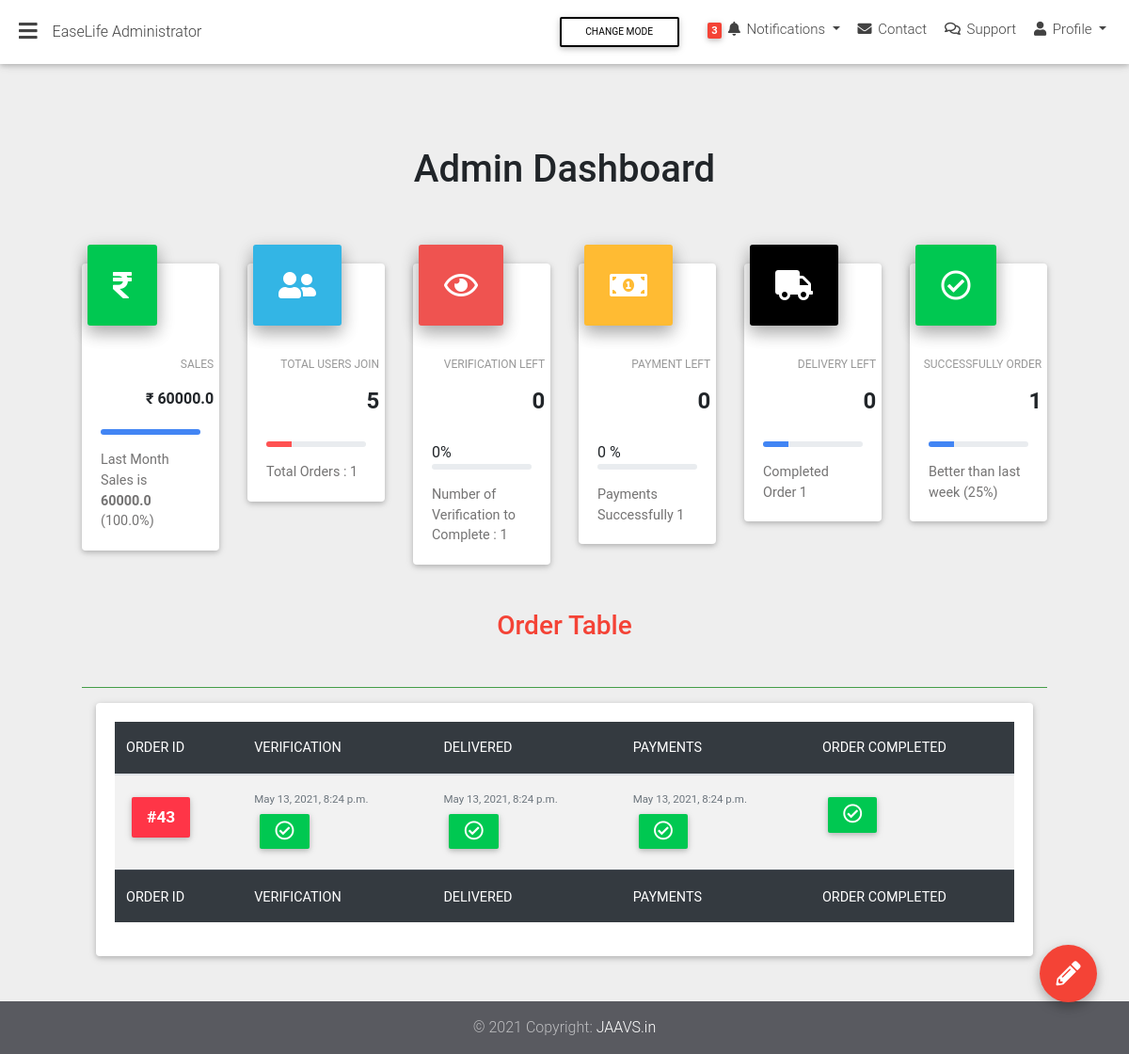
The app's page /easylife-admin/, older data.
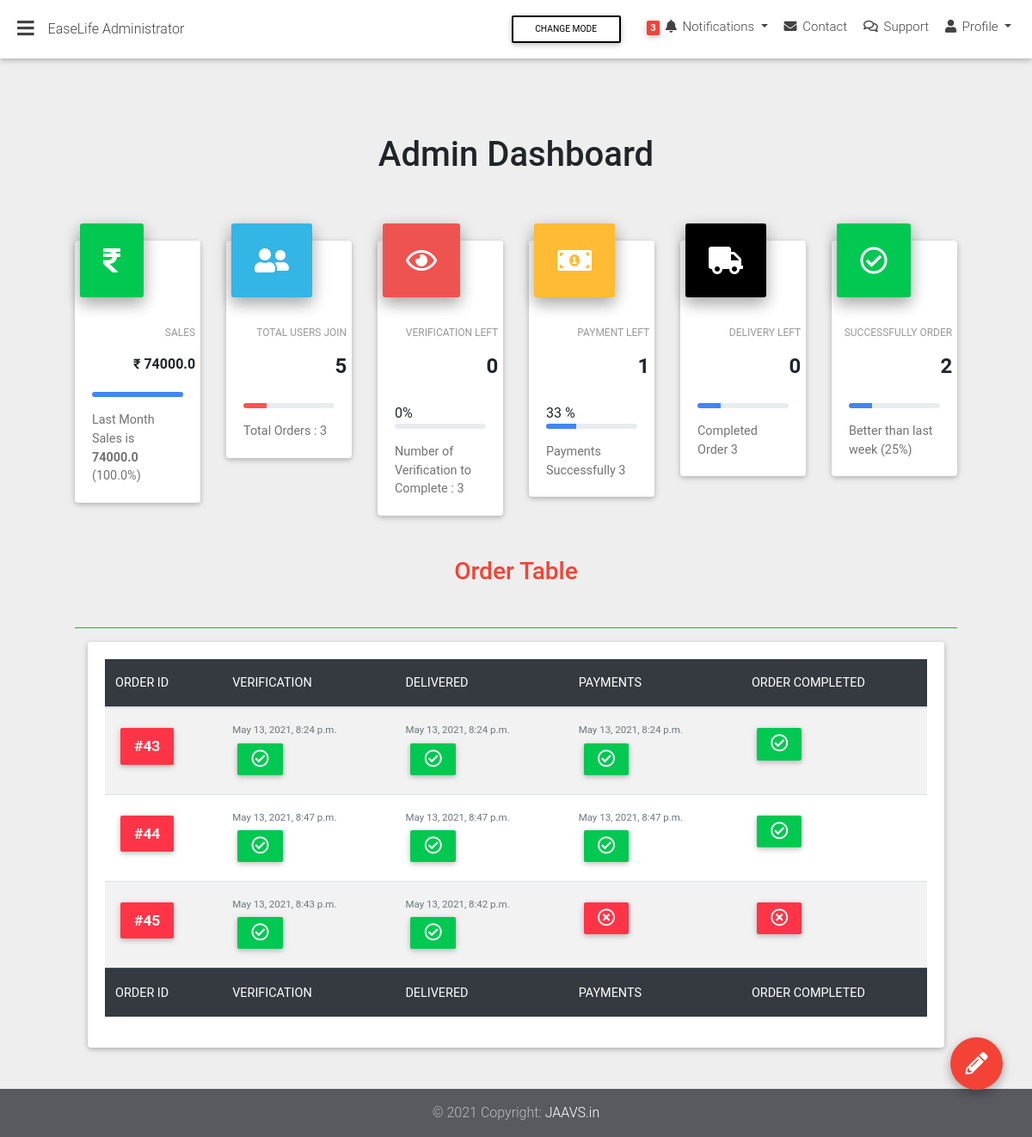
The same page, newer data.
### base/models.py (models this page shows)
class ShippmentOrder(models.Model):
    user=models.ForeignKey(settings.AUTH_USER_MODEL,on_delete=models.CASCADE)
    order=models.ForeignKey('Order',on_delete=models.CASCADE)
    verify_order = models.BooleanField(default=False,blank=True)
    verify_done_date= models.DateTimeField(blank=True,null=True)
    delivered= models.BooleanField(default=False,blank=True)
    delivered_done_date= models.DateTimeField(blank=True,null=True)
    payment_done=models.BooleanField(default=False,blank=True)
    payment_done_date= models.DateTimeField(blank=True,null=True)
    report_spam=models.BooleanField(default=False,blank=True)
    description=models.TextField(max_length=250,blank=True)
    class Meta:
        verbose_name = "ShippmentOrder"
        verbose_name_plural = "ShippmentOrders"
    def get_order_complete(self):
        order_complete=False
        if self.verify_order and self.delivered and self.payment_done:
            order_complete=True
        return order_complete

### easylife_admin/views.py (the view)
# urls.py: path('', admin_dashboard, name='admin_dashboard'),
def admin_dashboard(request):
	all_shipments = ShippmentOrder.objects.all()
	last_month = timezone.now() - timedelta(days=30)
	number_of_order=all_shipments.count()
	count_user =User.objects.count()-1
	total_sales=0
	verification_left=0
	payment_left=0
	delivery_left=0
	succesfully_orders=0
	last_month_sales=0
	for shipment_last_month in all_shipments.filter(payment_done_date__gte=last_month):
		if shipment_last_month.get_order_complete():
			last_month_sales+=shipment_last_month.order.get_total()
	for shipment in all_shipments:
		if shipment.get_order_complete():
			 total_sales+=shipment.order.get_total()
			 succesfully_orders+=1
		if not shipment.verify_order:
			verification_left+=1
		if not shipment.payment_done:
			payment_left+=1
		if not shipment.delivered:
			delivery_left+=1
	return render(request,'easylife_admin/main_admin_dashboard.html',{
			'all_shipments':all_shipments,
			'total_sales':total_sales,'count_user':count_user,
			'verification_left':verification_left,'succesfully_orders':succesfully_orders,
			'payment_left':payment_left,'delivery_left':delivery_left,
			'last_month_sales':last_month_sales,
			'last_month_sales_percentage':last_month_sales//total_sales*100,
			'number_of_order':number_of_order,
			'verification_pecentage':int((verification_left/number_of_order)*100),
			'verified_order':number_of_order-verification_left,
			'payment_done':number_of_order-verification_left,
			'payment_pecentage':int((payment_left/number_of_order)*100),
			'delivery_compelted':number_of_order-delivery_left,
			})

### base/models.py (called while the page is built)
    def get_total_item_price(self):
        return self.qauntity * self.item.price

    def get_total_discount_price(self):
        return self.qauntity * self.item.discount_price

    def get_final_price(self):
        if self.item.discount_price:
            return self.get_total_discount_price()
        return self.get_total_item_price()

    def get_total(self):
        total=0
        for order_item in self.items.all():
            total +=order_item.get_final_price()
        return total

### templates/easylife_admin/main_admin_dashboard.html (shortened to what the changed rows need)
{% extends "easylife_admin/admin_base.html" %}
{% load static %}
{% block content %}
    <link rel="stylesheet" type="text/css" href="{% static 'easylife_admin_static/css/addons/datatables.min.css' %}">
    <link rel="stylesheet" type="text/css" href="{% static 'easylife_admin_static/css/addons/datatables-select.min.css' %}">
           <h1 class="text-center my-5 h1 m-0">Admin Dashboard</h1>
  <section class="mt-md-4 pt-md-2 mb-5">
        <div class="row">
          <div class="col-xl-2 col-md-6 mb-xl-0 mb-4">
            <div class="card card-cascade cascading-admin-card">
              <div class="admin-up">
                <div class="data">
                  <p class="text-uppercase">Sales</p>
                  <h8 class="font-weight-bold "> ₹ {{total_sales}} </h8>
                </div>
              </div>
              <div class="card-body card-body-cascade">
                <p class="card-text">Last Month Sales is <b>{{last_month_sales}}</b> ({{last_month_sales_percentage}}%)</p>
              </div>
            </div>
          </div>
          <div class="col-xl-2 col-md-6 mb-xl-0 mb-4">
            <div class="card card-cascade cascading-admin-card">
              <div class="card-body card-body-cascade">
                <div class="progress mb-3">
                  <div class="progress-bar red accent-2" role="progressbar" style="width: 25%" aria-valuenow="25"
                    aria-valuemin="0" aria-valuemax="100"></div>
                </div>
                <p class="card-text">Total Orders : {{number_of_order}}</p>
              </div>
            </div>
          </div>
          <div class="col-xl-2 col-md-6 mb-md-0 mb-4">
            <div class="card card-cascade cascading-admin-card">
              <div class="card-body card-body-cascade">{{verification_pecentage}}%
                <div class="progress mb-3">
                </div>
                <p class="card-text">Number of Verification to Complete : {{ verified_order }}</p>
              </div>
            </div>
          </div>
          <div class="col-xl-2 col-md-6 mb-0">
            <div class="card card-cascade cascading-admin-card">
              <div class="admin-up">
                <i class="fas fa-money-bill-alt warning-color lighten-1 mr-3 z-depth-2"></i>
                <div class="data">
                  <p class="text-uppercase">Payment Left</p>
                  <h4 class="font-weight-bold ">{{payment_left}}</h4>
                </div>
              </div>
              <div class="card-body card-body-cascade">{{payment_pecentage}} %
                <div class="progress mb-3">
                  <div class="progress-bar bg-primary" role="progressbar" style="width: {{payment_pecentage}}%" aria-valuenow="{{payment_pecentage}}"
                    aria-valuemin="0" aria-valuemax="100"></div>
                </div>
                <p class="card-text">Payments Successfully  {{payment_done}}</p>
              </div>
            </div>
          </div>
          <div class="col-xl-2 col-md-6 mb-0">
            <div class="card card-cascade cascading-admin-card">
              <div class="card-body card-body-cascade">
                <div class="progress mb-3">
                  <div class="progress-bar bg-primary" role="progressbar" style="width: 25%" aria-valuenow="25"
                    aria-valuemin="0" aria-valuemax="100"></div>
                </div>
                <p class="card-text">Completed Order {{delivery_compelted}}</p>
              </div>
            </div>
          </div>
          <div class="col-xl-2 col-md-6 mb-0">
            <div class="card card-cascade cascading-admin-card">
              <div class="admin-up">
                <div class="data">
                  <p class="text-uppercase">Successfully Order</p>
                  <h4 class="font-weight-bold ">{{succesfully_orders}}</h4>
                </div>
              </div>
            </div>
          </div>
        </div>
      </section>
        <div class="col-md-12">
          <div class="card">
            <div class="card-body table-responsive">
              <table id="dtMaterialDesignExample" class="table table-striped " cellspacing="0" width="100%">
                <thead class="table-dark">
                  <tr>
                    <th>ORDER ID
                    </th>
                    <th>VERIFICATION
                    </th>
                    <th>DELIVERED
                    </th>
                    <th>PAYMENTS
                    </th>
                    <th>ORDER COMPLETED
                    </th>
                  </tr>
                </thead>
               <tbody class="table table-hover">
                {% for order in all_shipments %}
                  <tr>
                    <td>
                      <a href='{% url 'easylife_admin:user_details' user.pk %}' style="color:white">
                            <button type="button" class="btn btn-danger btn-sm px-3">
                              <b style="font-size:170%">#{{ order.id }}</b>
                            </button>
                      </a>
                    </td>
                    <td>
                                {% if  order.verify_order %}
                                <p  class="fs-6 text-muted" style="font-size:80%;margin-bottom:0;">{{order.delivered_done_date}}</p>
                                  <button type="button" class="btn btn-success btn-sm px-3">
                                      <i class="far fa-check-circle fa-2x"></i>
                                      </button>
                                {% else %}
                                    <button type="button" class="btn btn-danger btn-sm px-3">
                                      <i class="far fa-times-circle fa-2x"></i>
                                    </button>
                                {% endif %}
                  </td>
                    <td>
                                  {% if  order.delivered %}
                                  <p  class="fs-6 text-muted" style="font-size:80%;margin-bottom:0;">{{order.verify_done_date}}</p>
                                  <button type="button" class="btn btn-success btn-sm px-3">
                                      <i class="far fa-check-circle fa-2x"></i>
                                      </button>
                                {% else %}
                                    <button type="button" class="btn btn-danger btn-sm px-3">
                                      <i class="far fa-times-circle fa-2x"></i>
                                    </button>
                                {% endif %}
                    </td>
                    <td>
                                {% if  order.payment_done %}
                                <p  class="fs-6 text-muted" style="font-size:80%;margin-bottom:0;">{{order.payment_done_date}}</p>
                                  <button type="button" class="btn btn-success btn-sm px-3">
                                      <i class="far fa-check-circle fa-2x"></i>
                                      </button>
                                {% else %}
                                    <button type="button" class="btn btn-danger btn-sm px-3">
                                      <i class="far fa-times-circle fa-2x"></i>
                                    </button>
                                {% endif %}
                    </td>
                    <td>        {% if  order.get_order_complete %}
                                  <button type="button" class="btn btn-success btn-sm px-3">
                                      <i class="far fa-check-circle fa-2x"></i>
                                      </button>
                                {% else %}
                                    <button type="button" class="btn btn-danger btn-sm px-3">
                                      <i class="far fa-times-circle fa-2x"></i>
                                    </button>
                                {% endif %}
                      </td>
                  </tr>
                {% endfor %}
                </tbody>
                <tfoot class="table-dark">
                  <tr>
                    <th>ORDER ID
                    </th>
                    <th>VERIFICATION
                    </th>
                    <th>DELIVERED
                    </th>
                    <th>PAYMENTS
                    </th>
                    <th>ORDER COMPLETED
                    </th>
                  </tr>
                </tfoot>
              </table>
            </div>
          </div>
        </div>
{% endblock content %}

Row changes from the older to the newer data that the page shows:
added ShippmentOrder: id "44", delivered_done_date "May 13, 2021, 8:47 p.m.", verify_done_date "May 13, 2021, 8:47 p.m.", payment_done_date "May 13, 2021, 8:47 p.m.", verify_order True (drawn)
added ShippmentOrder: id "45", delivered_done_date "May 13, 2021, 8:43 p.m.", verify_done_date "May 13, 2021, 8:42 p.m.", payment_done False (drawn), verify_order True (drawn)
Text that changed along with them:
{{ total_sales }}: "60000.0" → "74000.0"
{{ last_month_sales }}: "60000.0" → "74000.0"
{{ number_of_order }}: "1" → "3"
{{ verified_order }}: "1" → "3"
{{ payment_left }}: "0" → "1"
{{ payment_pecentage }}: "0" → "33"
{{ payment_done }}: "1" → "3"
{{ delivery_compelted }}: "1" → "3"
{{ succesfully_orders }}: "1" → "2"
